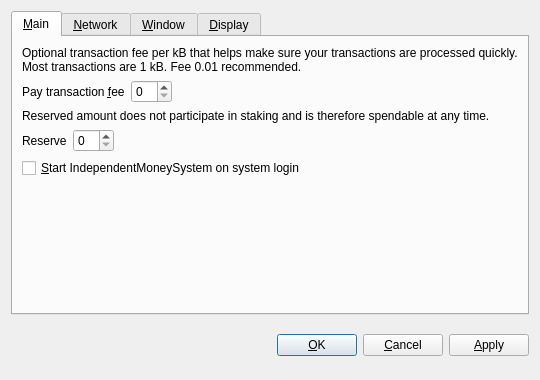
<?xml version="1.0" encoding="UTF-8"?>
<ui version="4.0">
 <class>OptionsDialog</class>
 <widget class="QDialog" name="OptionsDialog">
  <property name="geometry">
   <rect>
    <x>0</x>
    <y>0</y>
    <width>540</width>
    <height>380</height>
   </rect>
  </property>
  <property name="windowTitle">
   <string>Options</string>
  </property>
  <property name="modal">
   <bool>true</bool>
  </property>
  <layout class="QVBoxLayout" name="verticalLayout">
   <item>
    <widget class="QTabWidget" name="tabWidget">
     <property name="tabPosition">
      <enum>QTabWidget::North</enum>
     </property>
     <property name="currentIndex">
      <number>0</number>
     </property>
     <widget class="QWidget" name="tabMain">
      <attribute name="title">
       <string>&amp;Main</string>
      </attribute>
      <layout class="QVBoxLayout" name="verticalLayout_Main">
       <item>
        <widget class="QLabel" name="transactionFeeInfoLabel">
         <property name="text">
          <string>Optional transaction fee per kB that helps make sure your transactions are processed quickly. Most transactions are 1 kB. Fee 0.01 recommended.</string>
         </property>
         <property name="textFormat">
          <enum>Qt::PlainText</enum>
         </property>
         <property name="wordWrap">
          <bool>true</bool>
         </property>
        </widget>
       </item>
       <item>
        <layout class="QHBoxLayout" name="horizontalLayoutFee">
         <item>
          <widget class="QLabel" name="transactionFeeLabel">
           <property name="text">
            <string>Pay transaction &amp;fee</string>
           </property>
           <property name="textFormat">
            <enum>Qt::PlainText</enum>
           </property>
           <property name="buddy">
            <cstring>transactionFee</cstring>
           </property>
          </widget>
         </item>
         <item>
          <widget class="BitcoinAmountField" name="transactionFee"/>
         </item>
         <item>
          <spacer name="horizontalSpacerFee">
           <property name="orientation">
            <enum>Qt::Horizontal</enum>
           </property>
           <property name="sizeHint" stdset="0">
            <size>
             <width>40</width>
             <height>20</height>
            </size>
           </property>
          </spacer>
         </item>
        </layout>
       </item>
       <item>
        <widget class="QLabel" name="reserveBalanceInfoLabel">
         <property name="text">
          <string>Reserved amount does not participate in staking and is therefore spendable at any time.</string>
         </property>
         <property name="textFormat">
          <enum>Qt::PlainText</enum>
         </property>
         <property name="wordWrap">
          <bool>true</bool>
         </property>
        </widget>
       </item>
       <item>
        <layout class="QHBoxLayout" name="horizontalLayoutReserveBalance">
         <item>
          <widget class="QLabel" name="reserveBalanceLabel">
           <property name="text">
            <string>Reserve</string>
           </property>
           <property name="textFormat">
            <enum>Qt::PlainText</enum>
           </property>
           <property name="buddy">
            <cstring>reserveBalance</cstring>
           </property>
          </widget>
         </item>
         <item>
          <widget class="BitcoinAmountField" name="reserveBalance"/>
         </item>
         <item>
          <spacer name="horizontalSpacerReserveBalance">
           <property name="orientation">
            <enum>Qt::Horizontal</enum>
           </property>
           <property name="sizeHint" stdset="0">
            <size>
             <width>40</width>
             <height>20</height>
            </size>
           </property>
          </spacer>
         </item>
        </layout>
       </item>
       <item>
        <widget class="QCheckBox" name="bitcoinAtStartup">
         <property name="toolTip">
          <string>Automatically start IndependentMoneySystem after logging in to the system.</string>
         </property>
         <property name="text">
          <string>&amp;Start IndependentMoneySystem on system login</string>
         </property>
        </widget>
       </item>
       <item>
        <spacer name="verticalSpacer_Main">
         <property name="orientation">
          <enum>Qt::Vertical</enum>
         </property>
         <property name="sizeHint" stdset="0">
          <size>
           <width>20</width>
           <height>40</height>
          </size>
         </property>
        </spacer>
       </item>
      </layout>
     </widget>
     <widget class="QWidget" name="tabNetwork">
      <attribute name="title">
       <string>&amp;Network</string>
      </attribute>
      <layout class="QVBoxLayout" name="verticalLayout_Network">
       <item>
        <widget class="QCheckBox" name="mapPortUpnp">
         <property name="toolTip">
          <string>Automatically open the IndependentMoneySystem client port on the router. This only works when your router supports UPnP and it is enabled.</string>
         </property>
         <property name="text">
          <string>Map port using &amp;UPnP</string>
         </property>
        </widget>
       </item>
       <item>
        <widget class="QCheckBox" name="connectSocks">
         <property name="toolTip">
          <string>Connect to the IndependentMoneySystem network through a SOCKS proxy (e.g. when connecting through Tor).</string>
         </property>
         <property name="text">
          <string>&amp;Connect through SOCKS proxy:</string>
         </property>
        </widget>
       </item>
       <item>
        <layout class="QHBoxLayout" name="horizontalLayout_Network">
         <item>
          <widget class="QLabel" name="proxyIpLabel">
           <property name="text">
            <string>Proxy &amp;IP:</string>
           </property>
           <property name="textFormat">
            <enum>Qt::PlainText</enum>
           </property>
           <property name="buddy">
            <cstring>proxyIp</cstring>
           </property>
          </widget>
         </item>
         <item>
          <widget class="QValidatedLineEdit" name="proxyIp">
           <property name="maximumSize">
            <size>
             <width>140</width>
             <height>16777215</height>
            </size>
           </property>
           <property name="toolTip">
            <string>IP address of the proxy (e.g. 127.0.0.1)</string>
           </property>
          </widget>
         </item>
         <item>
          <widget class="QLabel" name="proxyPortLabel">
           <property name="text">
            <string>&amp;Port:</string>
           </property>
           <property name="textFormat">
            <enum>Qt::PlainText</enum>
           </property>
           <property name="buddy">
            <cstring>proxyPort</cstring>
           </property>
          </widget>
         </item>
         <item>
          <widget class="QLineEdit" name="proxyPort">
           <property name="maximumSize">
            <size>
             <width>55</width>
             <height>16777215</height>
            </size>
           </property>
           <property name="toolTip">
            <string>Port of the proxy (e.g. 9050)</string>
           </property>
          </widget>
         </item>
         <item>
          <widget class="QLabel" name="socksVersionLabel">
           <property name="text">
            <string>SOCKS &amp;Version:</string>
           </property>
           <property name="textFormat">
            <enum>Qt::PlainText</enum>
           </property>
           <property name="buddy">
            <cstring>socksVersion</cstring>
           </property>
          </widget>
         </item>
         <item>
          <widget class="QValueComboBox" name="socksVersion">
           <property name="toolTip">
            <string>SOCKS version of the proxy (e.g. 5)</string>
           </property>
          </widget>
         </item>
         <item>
          <spacer name="horizontalSpacer_Network">
           <property name="orientation">
            <enum>Qt::Horizontal</enum>
           </property>
           <property name="sizeHint" stdset="0">
            <size>
             <width>40</width>
             <height>20</height>
            </size>
           </property>
          </spacer>
         </item>
        </layout>
       </item>
       <item>
        <spacer name="verticalSpacer_Network">
         <property name="orientation">
          <enum>Qt::Vertical</enum>
         </property>
         <property name="sizeHint" stdset="0">
          <size>
           <width>20</width>
           <height>40</height>
          </size>
         </property>
        </spacer>
       </item>
      </layout>
     </widget>
     <widget class="QWidget" name="tabWindow">
      <attribute name="title">
       <string>&amp;Window</string>
      </attribute>
      <layout class="QVBoxLayout" name="verticalLayout_Window">
       <item>
        <widget class="QCheckBox" name="minimizeToTray">
         <property name="toolTip">
          <string>Show only a tray icon after minimizing the window.</string>
         </property>
         <property name="text">
          <string>&amp;Minimize to the tray instead of the taskbar</string>
         </property>
        </widget>
       </item>
       <item>
        <widget class="QCheckBox" name="minimizeOnClose">
         <property name="toolTip">
          <string>Minimize instead of exit the application when the window is closed. When this option is enabled, the application will be closed only after selecting Quit in the menu.</string>
         </property>
         <property name="text">
          <string>M&amp;inimize on close</string>
         </property>
        </widget>
       </item>
       <item>
        <spacer name="verticalSpacer_Window">
         <property name="orientation">
          <enum>Qt::Vertical</enum>
         </property>
         <property name="sizeHint" stdset="0">
          <size>
           <width>20</width>
           <height>40</height>
          </size>
         </property>
        </spacer>
       </item>
      </layout>
     </widget>
     <widget class="QWidget" name="tabDisplay">
      <attribute name="title">
       <string>&amp;Display</string>
      </attribute>
      <layout class="QVBoxLayout" name="verticalLayout_Display">
       <item>
        <layout class="QHBoxLayout" name="horizontalLayout_1_Display">
         <item>
          <widget class="QLabel" name="langLabel">
           <property name="text">
            <string>User Interface &amp;language:</string>
           </property>
           <property name="textFormat">
            <enum>Qt::PlainText</enum>
           </property>
           <property name="buddy">
            <cstring>lang</cstring>
           </property>
          </widget>
         </item>
         <item>
          <widget class="QValueComboBox" name="lang">
           <property name="toolTip">
            <string>The user interface language can be set here. This setting will take effect after restarting IndependentMoneySystem.</string>
           </property>
          </widget>
         </item>
        </layout>
       </item>
       <item>
        <layout class="QHBoxLayout" name="horizontalLayout_2_Display">
         <item>
          <widget class="QLabel" name="unitLabel">
           <property name="text">
            <string>&amp;Unit to show amounts in:</string>
           </property>
           <property name="textFormat">
            <enum>Qt::PlainText</enum>
           </property>
           <property name="buddy">
            <cstring>unit</cstring>
           </property>
          </widget>
         </item>
         <item>
          <widget class="QValueComboBox" name="unit">
           <property name="toolTip">
            <string>Choose the default subdivision unit to show in the interface and when sending coins.</string>
           </property>
          </widget>
         </item>
        </layout>
       </item>
       <item>
        <widget class="QCheckBox" name="displayAddresses">
         <property name="toolTip">
          <string>Whether to show IndependentMoneySystem addresses in the transaction list or not.</string>
         </property>
         <property name="text">
          <string>&amp;Display addresses in transaction list</string>
         </property>
        </widget>
       </item>
       <item>
        <widget class="QCheckBox" name="coinControlFeatures">
         <property name="toolTip">
          <string>Whether to show coin control features or not.</string>
         </property>
         <property name="text">
          <string>Display coin &amp;control features (experts only!)</string>
         </property>
        </widget>
       </item>
       <item>
        <spacer name="verticalSpacer_Display">
         <property name="orientation">
          <enum>Qt::Vertical</enum>
         </property>
         <property name="sizeHint" stdset="0">
          <size>
           <width>20</width>
           <height>40</height>
          </size>
         </property>
        </spacer>
       </item>
      </layout>
     </widget>
    </widget>
   </item>
   <item>
    <layout class="QHBoxLayout" name="horizontalLayout_Buttons">
     <item>
      <spacer name="horizontalSpacer_1">
       <property name="orientation">
        <enum>Qt::Horizontal</enum>
       </property>
       <property name="sizeHint" stdset="0">
        <size>
         <width>40</width>
         <height>48</height>
        </size>
       </property>
      </spacer>
     </item>
     <item>
      <widget class="QLabel" name="statusLabel">
       <property name="font">
        <font>
         <weight>75</weight>
         <bold>true</bold>
        </font>
       </property>
       <property name="text">
        <string/>
       </property>
       <property name="textFormat">
        <enum>Qt::PlainText</enum>
       </property>
       <property name="wordWrap">
        <bool>true</bool>
       </property>
      </widget>
     </item>
     <item>
      <spacer name="horizontalSpacer_2">
       <property name="orientation">
        <enum>Qt::Horizontal</enum>
       </property>
       <property name="sizeHint" stdset="0">
        <size>
         <width>40</width>
         <height>48</height>
        </size>
       </property>
      </spacer>
     </item>
     <item>
      <widget class="QPushButton" name="okButton">
       <property name="text">
        <string>&amp;OK</string>
       </property>
      </widget>
     </item>
     <item>
      <widget class="QPushButton" name="cancelButton">
       <property name="text">
        <string>&amp;Cancel</string>
       </property>
       <property name="autoDefault">
        <bool>false</bool>
       </property>
      </widget>
     </item>
     <item>
      <widget class="QPushButton" name="applyButton">
       <property name="text">
        <string>&amp;Apply</string>
       </property>
       <property name="autoDefault">
        <bool>false</bool>
       </property>
      </widget>
     </item>
    </layout>
   </item>
  </layout>
 </widget>
 <customwidgets>
  <customwidget>
   <class>BitcoinAmountField</class>
   <extends>QSpinBox</extends>
   <header>bitcoinamountfield.h</header>
  </customwidget>
  <customwidget>
   <class>QValueComboBox</class>
   <extends>QComboBox</extends>
   <header>qvaluecombobox.h</header>
  </customwidget>
  <customwidget>
   <class>QValidatedLineEdit</class>
   <extends>QLineEdit</extends>
   <header>qvalidatedlineedit.h</header>
  </customwidget>
 </customwidgets>
 <resources/>
 <connections/>
</ui>
